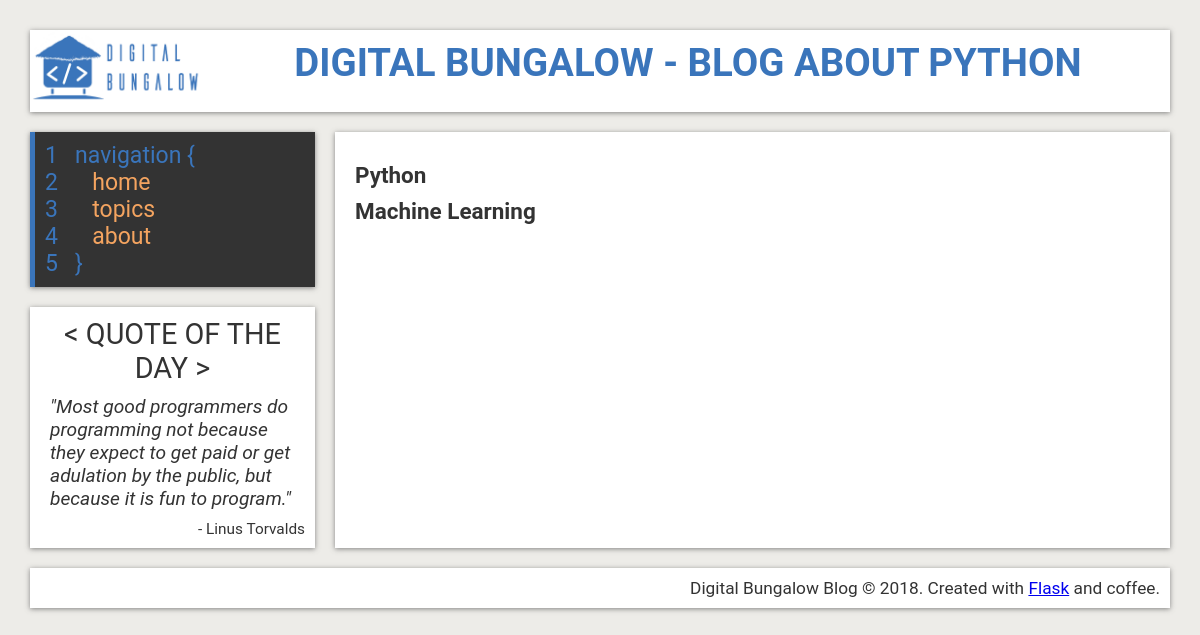
/topics, run on an earlier commit of the app's database.
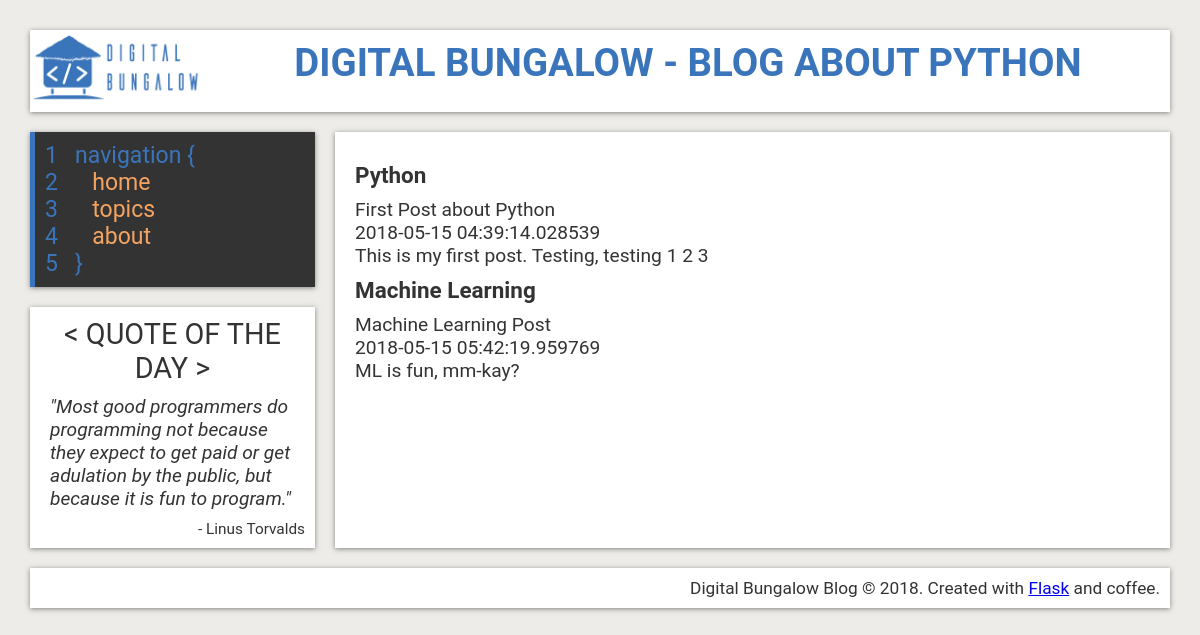
And on a later commit of the database.
### flaskblog/models.py (models this page shows, shortened)
class Topic(db.Model):
    id = db.Column(db.Integer, primary_key=True)
    topicname = db.Column(db.String(60), nullable=False)
    posts = db.relationship('Post', backref='topic', lazy=True)

class Post(db.Model):
    id = db.Column(db.Integer, primary_key=True)
    title = db.Column(db.String(100), nullable=False)
    date_posted = db.Column(db.DateTime, nullable=False, default=datetime.utcnow)
    content = db.Column(db.Text, nullable=False)
    topic_id = db.Column(db.Integer, db.ForeignKey('topic.id'), nullable=False)

### flaskblog/routes.py (the view)
@app.route("/topics")
def topics():
    return render_template('topics.html', topics=Topic.query.all(), title='Topics')

### flaskblog/templates/topics.html
{% extends "layout.html" %}
{% block content %}
    <article>
      <section>
        {% for topic in topics %}
          <tr>
            <td> <h3>{{ topic.topicname }}</h3> </td>
            {% for post in topic.posts %}
              <td> <p>{{ post.title }}</p> </td>
              <td> <p>{{ post.date_posted }}</p> </td>
              <td> <p>{{ post.content }}</p> </td>
            {% endfor %}
          </tr>
        {% endfor %}
      </section>
    </article>
{% endblock content %}

### flaskblog/templates/layout.html (shortened to what this page needs)
<!DOCTYPE html>
<html lang="en">
  <head>
    <link rel="stylesheet" href="{{ url_for('static', filename='style.css') }}">
  </head>
  <body>
    <div class="wrapper">
    <header>
      <div class="logo">
        <a href="{{ url_for('home')}}">
          <img src="{{ url_for('static', filename='images/logo.png') }}"
               alt="digital-bungalow-logo">
        </a>
      </div>
      <div class="title">
        <h1>
          <a href="{{ url_for('home')}}">
            Digital Bungalow - Blog About Python
          </a>
        </h1>
      </div>
    </header>
    <aside>
      <nav>
        <ul>
          <li>
            1 &nbsp;&nbsp;navigation {
          </li>
          <li>
            <a href="{{ url_for('home')}}">
              <span>2</span>  &nbsp;&nbsp;&nbsp;&nbsp; home
            </a>
          </li>
          <li>
            <a href="{{ url_for('topics')}}">
              <span>3</span>  &nbsp;&nbsp;&nbsp;&nbsp; topics
            </a>
          </li>
          <li>
            <a href="{{ url_for('about')}}">
              <span>4</span>  &nbsp;&nbsp;&nbsp;&nbsp; about
            </a>
          </li>
          <li>
            5 &nbsp;&nbsp;}
          </li>
        </ul>
      </nav>
      <div class="sidebar">
        <h2>&lt; Quote of the Day &gt;</h2>
        <p class="quote">"Most good programmers do programming not because they
          expect to get paid or get adulation by the public, but because it is fun to program." </p>
        <p class= "quote-meta">- Linus Torvalds</p>
      </div>
    </aside>
    {% block content %}{% endblock content %}
    <footer>
      <p>Digital Bungalow Blog &copy; 2018.
        Created with <a href="http://flask.pocoo.org/">Flask</a> and coffee.</p>
    </footer>
  </div>
  </body>
</html>

### flaskblog/static/style.css (style rules this page uses)
:root { --primary: #ffffff; --blue: #3a75bb; --orange: #F4A460; --lightblue: #DDEAF9; --grey: #edece8; --hover: #696969; --dark: #333; --shadow: 0 1px 5px rgba(104, 104, 104, 0.8); }
* { margin: 0px; padding: 0px; }
html { box-sizing: border-box; color: var(--dark); font-family: Roboto; font-size: 1.2em; }
body { background: var(--grey); }
h2 { text-transform: uppercase; font-weight: normal; }
.wrapper { margin: 30px; display: grid; grid-gap: 20px; grid-template-areas: "header header" "aside article" "footer footer"; grid-template-columns: 25% 1fr; }
header { grid-area: header; background: var(--primary); display: grid; grid-template-columns: 1fr 6fr; box-shadow: var(--shadow); }
.logo { text-align: center; }
.logo img { height: 4em; }
.title { padding: 10px; text-align: center; text-transform: uppercase; }
.title a { text-decoration: none; color: var(--blue); }
aside { grid-area: aside; align-self: start; display: flex; flex-direction: column; }
nav { background: var(--dark); padding: 10px; box-shadow: var(--shadow); font-size: 1.2em; border-left: 5px solid var(--blue); margin-bottom: 20px; }
nav ul { list-style: none; }
nav ul li { color: var(--blue); }
nav a { text-decoration: none; color: var(--orange); display:inline-block; width: 100%; text-transform: lowercase; }
nav a span { color: var(--blue); }
.sidebar { background: var(--primary); padding: 10px; box-shadow: var(--shadow); align-self: flex-start; }
.sidebar h2 { text-align: center; }
.sidebar p.quote { font-style: italic; padding: 10px; }
.sidebar p.quote-meta { font-size: 0.8em; text-align: right; }
footer { grid-area: footer; background: var(--primary); padding: 10px; box-shadow: var(--shadow); text-align: right; font-size: 0.9em; }
article { grid-area: article; background: var(--primary); padding: 10px 20px; box-shadow: var(--shadow); }
section { padding: 10px 0; }
article h3 { margin: 10px 0; }

What changed in the data, as far as the page shows it:
added Post: title "First Post about Python", date_posted "2018-05-15 04:39:14.028539", content "This is my first post. Testing, testing 1 2 3", shown under Topic "Python"
added Post: title "Machine Learning Post", date_posted "2018-05-15 05:42:19.959769", content "ML is fun, mm-kay?", shown under Topic "Machine Learning"
